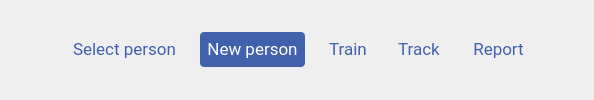
            <widget class="QFrame" name="frame_38">
             <property name="sizePolicy">
              <sizepolicy hsizetype="Preferred" vsizetype="Fixed">
               <horstretch>0</horstretch>
               <verstretch>0</verstretch>
              </sizepolicy>
             </property>
             <property name="styleSheet">
              <string notr="true">QPushButton{
border:none; 
color:#4161AD;
padding:7px;
}
QPushButton:hover{
border-bottom:2px solid rgb(65, 97, 173);

}
#back2:hover{
	border-radius:3px;
	background-color: rgb(195, 206, 224);
}</string>
             </property>
             <property name="frameShape">
              <enum>QFrame::NoFrame</enum>
             </property>
             <property name="frameShadow">
              <enum>QFrame::Raised</enum>
             </property>
             <layout class="QHBoxLayout" name="horizontalLayout_11">
              <item>
               <widget class="QLabel" name="label_8">
                <property name="sizePolicy">
                 <sizepolicy hsizetype="Fixed" vsizetype="Preferred">
                  <horstretch>0</horstretch>
                  <verstretch>0</verstretch>
                 </sizepolicy>
                </property>
                <property name="styleSheet">
                 <string notr="true">margin-right:10px;</string>
                </property>
                <property name="text">
                 <string/>
                </property>
                <property name="pixmap">
                 <pixmap>:/newPrefix/images/logo40.png</pixmap>
                </property>
                <property name="alignment">
                 <set>Qt::AlignLeading|Qt::AlignLeft|Qt::AlignVCenter</set>
                </property>
               </widget>
              </item>
              <item>
               <widget class="QFrame" name="frame_39">
                <property name="sizePolicy">
                 <sizepolicy hsizetype="Fixed" vsizetype="Preferred">
                  <horstretch>0</horstretch>
                  <verstretch>0</verstretch>
                 </sizepolicy>
                </property>
                <property name="frameShape">
                 <enum>QFrame::NoFrame</enum>
                </property>
                <property name="frameShadow">
                 <enum>QFrame::Raised</enum>
                </property>
               </widget>
              </item>
              <item>
               <widget class="QFrame" name="frame_40">
                <property name="sizePolicy">
                 <sizepolicy hsizetype="Fixed" vsizetype="Preferred">
                  <horstretch>0</horstretch>
                  <verstretch>0</verstretch>
                 </sizepolicy>
                </property>
                <property name="frameShape">
                 <enum>QFrame::NoFrame</enum>
                </property>
                <property name="frameShadow">
                 <enum>QFrame::Raised</enum>
                </property>
               </widget>
              </item>
              <item>
               <widget class="QPushButton" name="select2">
                <property name="sizePolicy">
                 <sizepolicy hsizetype="Fixed" vsizetype="Fixed">
                  <horstretch>0</horstretch>
                  <verstretch>0</verstretch>
                 </sizepolicy>
                </property>
                <property name="font">
                 <font>
                  <family>Roboto</family>
                  <pointsize>13</pointsize>
                  <weight>50</weight>
                  <bold>false</bold>
                 </font>
                </property>
                <property name="styleSheet">
                 <string notr="true">
margin-left:20px;


               </string>
                </property>
                <property name="text">
                 <string>Select person</string>
                </property>
               </widget>
              </item>
              <item>
               <widget class="QFrame" name="frame_41">
                <property name="sizePolicy">
                 <sizepolicy hsizetype="Fixed" vsizetype="Preferred">
                  <horstretch>0</horstretch>
                  <verstretch>0</verstretch>
                 </sizepolicy>
                </property>
                <property name="frameShape">
                 <enum>QFrame::NoFrame</enum>
                </property>
                <property name="frameShadow">
                 <enum>QFrame::Raised</enum>
                </property>
               </widget>
              </item>
              <item>
               <widget class="QPushButton" name="new2">
                <property name="sizePolicy">
                 <sizepolicy hsizetype="Fixed" vsizetype="Fixed">
                  <horstretch>0</horstretch>
                  <verstretch>0</verstretch>
                 </sizepolicy>
                </property>
                <property name="font">
                 <font>
                  <family>Roboto</family>
                  <pointsize>13</pointsize>
                  <weight>50</weight>
                  <bold>false</bold>
                  <underline>false</underline>
                 </font>
                </property>
                <property name="styleSheet">
                 <string notr="true">background-color: rgb(65, 97, 173);
color: rgb(255, 255, 255);
border-radius:4px;
margin-left:5px;</string>
                </property>
                <property name="text">
                 <string>New person</string>
                </property>
               </widget>
              </item>
              <item>
               <widget class="QFrame" name="frame_42">
                <property name="sizePolicy">
                 <sizepolicy hsizetype="Fixed" vsizetype="Preferred">
                  <horstretch>0</horstretch>
                  <verstretch>0</verstretch>
                 </sizepolicy>
                </property>
                <property name="frameShape">
                 <enum>QFrame::NoFrame</enum>
                </property>
                <property name="frameShadow">
                 <enum>QFrame::Raised</enum>
                </property>
               </widget>
              </item>
              <item>
               <widget class="QPushButton" name="train2">
                <property name="sizePolicy">
                 <sizepolicy hsizetype="Fixed" vsizetype="Fixed">
                  <horstretch>0</horstretch>
                  <verstretch>0</verstretch>
                 </sizepolicy>
                </property>
                <property name="font">
                 <font>
                  <family>Roboto</family>
                  <pointsize>13</pointsize>
                  <weight>50</weight>
                  <bold>false</bold>
                  <underline>false</underline>
                 </font>
                </property>
                <property name="styleSheet">
                 <string notr="true">
margin-left:5px;</string>
                </property>
                <property name="text">
                 <string>Train</string>
                </property>
               </widget>
              </item>
              <item>
               <widget class="QFrame" name="frame_43">
                <property name="sizePolicy">
                 <sizepolicy hsizetype="Fixed" vsizetype="Preferred">
                  <horstretch>0</horstretch>
                  <verstretch>0</verstretch>
                 </sizepolicy>
                </property>
                <property name="frameShape">
                 <enum>QFrame::NoFrame</enum>
                </property>
                <property name="frameShadow">
                 <enum>QFrame::Raised</enum>
                </property>
               </widget>
              </item>
              <item>
               <widget class="QPushButton" name="track2">
                <property name="sizePolicy">
                 <sizepolicy hsizetype="Fixed" vsizetype="Fixed">
                  <horstretch>0</horstretch>
                  <verstretch>0</verstretch>
                 </sizepolicy>
                </property>
                <property name="font">
                 <font>
                  <family>Roboto</family>
                  <pointsize>13</pointsize>
                  <weight>50</weight>
                  <bold>false</bold>
                  <underline>false</underline>
                 </font>
                </property>
                <property name="styleSheet">
                 <string notr="true">margin-left:5px;</string>
                </property>
                <property name="text">
                 <string>Track</string>
                </property>
               </widget>
              </item>
              <item>
               <widget class="QLabel" name="label_51">
                <property name="sizePolicy">
                 <sizepolicy hsizetype="Fixed" vsizetype="Preferred">
                  <horstretch>0</horstretch>
                  <verstretch>0</verstretch>
                 </sizepolicy>
                </property>
                <property name="text">
                 <string/>
                </property>
               </widget>
              </item>
              <item>
               <widget class="QPushButton" name="report2">
                <property name="sizePolicy">
                 <sizepolicy hsizetype="Fixed" vsizetype="Fixed">
                  <horstretch>0</horstretch>
                  <verstretch>0</verstretch>
                 </sizepolicy>
                </property>
                <property name="font">
                 <font>
                  <family>Roboto</family>
                  <pointsize>13</pointsize>
                 </font>
                </property>
                <property name="styleSheet">
                 <string notr="true"/>
                </property>
                <property name="text">
                 <string>Report</string>
                </property>
               </widget>
              </item>
              <item>
               <widget class="QFrame" name="frame_44">
                <property name="frameShape">
                 <enum>QFrame::NoFrame</enum>
                </property>
                <property name="frameShadow">
                 <enum>QFrame::Raised</enum>
                </property>
               </widget>
              </item>
              <item>
               <widget class="QPushButton" name="back2">
                <property name="styleSheet">
                 <string notr="true">padding:7px;
image: url(:/newPrefix/images/back.png);
max-width:26px;
border:none;</string>
                </property>
                <property name="text">
                 <string/>
                </property>
               </widget>
              </item>
             </layout>
            </widget>
